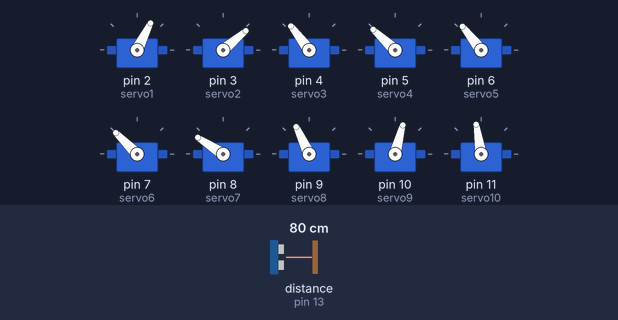
A sketch run on a simulated Arduino Uno, built with avr-gcc and run on an emulated ATmega328P. Shown: 10 × servo. The test bench sets the inputs (shaded band); at power-on: distance to the obstacle (sensor on pin 13) 80 cm. The echo pulse lasts 58.3 µs per cm.

Above: at 1.05 s.
At 1.45 s:
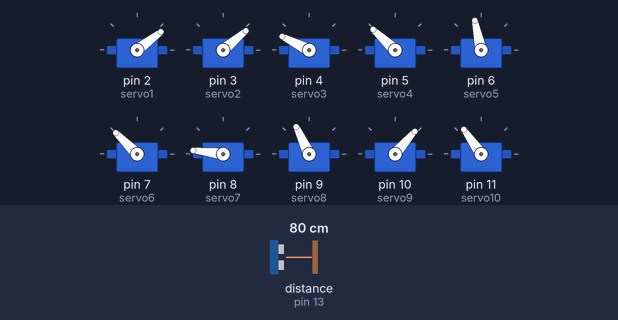
At 1.85 s:
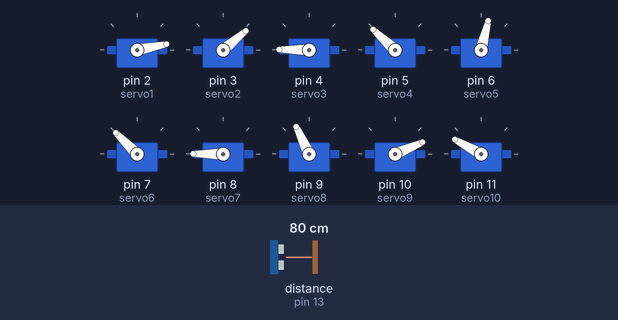
At 2.65 s:
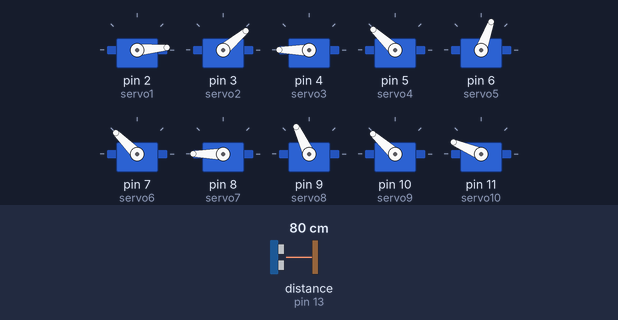
At 3.45 s:
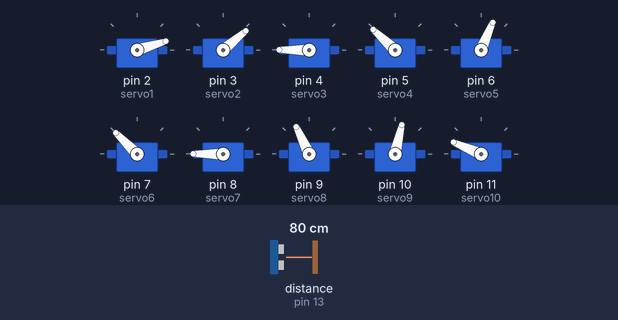
At 4.3 s:
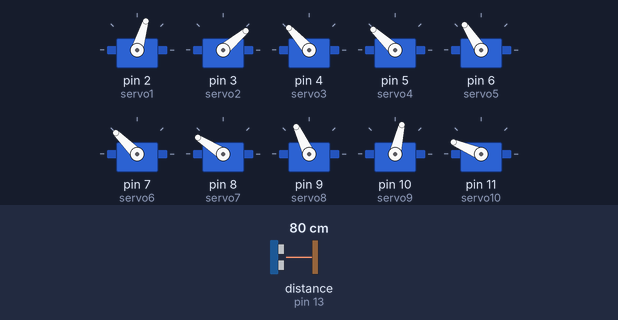
Timing chart, 0 to 8.6 s (numbered marks = the images above):
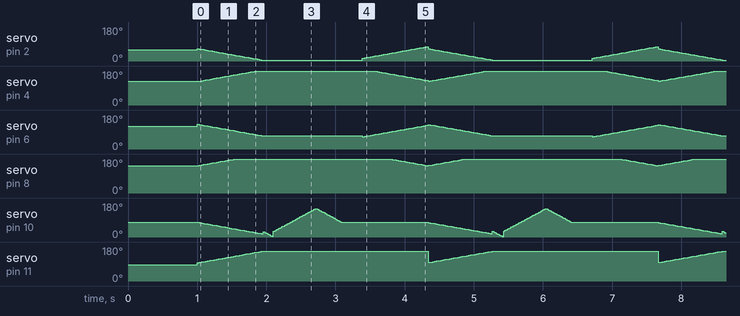

Measured:
- by itself, servo on pin 11 (servo10): ramps from 97° to 157° and jumps back, once every 3.3 s

The sketch:

gato.ino
```cpp
#include <Servo.h> //libreria de servo
#include <NewPing.h>// Incluye la librería para el sensor ultrasónico
Servo servo1; //
Servo servo2; //
Servo servo3; //
Servo servo4; //
Servo servo5; //
Servo servo6; //
Servo servo7; //
Servo servo8; //
Servo servo9; //
Servo servo10; //
Servo servo11; //

#define TRIGGER_PIN  12
#define ECHO_PIN     13
#define MAX_DISTANCE 20 // Define la distancia máxima para considerar un obstáculo (en centímetros)

int t = 500;
int t2 = 50;
int estado = 0;

// Inicializa el objeto NewPing
NewPing sonar(TRIGGER_PIN, ECHO_PIN, MAX_DISTANCE);

void setup()
{
Serial.begin(9600);
servo1.attach(2); //
servo2.attach(3); //
servo3.attach(4); //
servo4.attach(5); //
servo5.attach(6); //
servo6.attach(7); //
servo7.attach(8); //
servo8.attach(9); //
servo9.attach(10); //
servo10.attach(11); //
//servo11.attach(11); //

//Las posiciones iniciales
//* Pata posterior 1 *//
 servo1.write(60); // 170 - 138 - 90
 servo2.write(40); // 12 - 32 - 92
 //* Pata posterior 2 *//
 servo3.write(125); // 40- 137 - 114
 servo4.write(137); // 40 - 90 - 130
 //* Pata delantera 3 *//
 servo5.write(120); //60 - 113 - 130
 servo6.write(135); //100 - 60 - 20
 //* Pata delantera 4 *//
 servo7.write(145); //70 - 106 - 143
 servo8.write(115); //146 - 110 - 40
 //** Cabeza *//
 servo9.write(77); //146 - 110 - 40
 servo10.write(87); //146 - 110 - 40
 //**  Cola */
servo11.write(77); //146 - 110 - 40

delay(1000);
}

void loop()
{
      //Delante1();
      //Posinicial();
      //girarCabeza();
      //Agachar();
      AgacharAtras();
      //MoverCola();
   int distance = sonar.ping_cm();
          // Comprueba si hay un obstáculo dentro del rango
  if (distance < MAX_DISTANCE) {
    // Si hay un obstáculo, detiene el robot
    detener();
  } else {
    // Si no hay obstáculo, avanza
    Delante1();
  }
}

void Delante1()
{
  //*   izq *//
  servo9.write(40);  //horizontal
  servo10.write(80);  //horizontal
  delay(5);

  //* Pata delantera 3 *//
  servo5.write(170);  //
  delay(t2);
  servo6.write(50);  //
  delay(t2);
  servo5.write(80);  //
  delay(t2);
  //* Pata delantera 4 *//
  servo7.write(150);  //
  delay(t2);
  servo8.write(85);  //
  delay(t2);
  //* Pata posterior 2 *//
  servo4.write(157);  //
  delay(t2);
  servo3.write(115);  //
  delay(t2);
  //* Pata posterior 1 *//
  servo2.write(50);  //femor
  delay(t2);
  servo1.write(45);  //rodilla
  delay(150);
  //* der *//
  servo9.write(120);  //horizontal
  delay(5);

  //* Pata delantera 4 *//
  servo7.write(80);  //
  delay(t2);
  servo8.write(180);  //
  delay(t2);
  servo7.write(180);  //
  delay(t2);
  //* Pata delantera 3 *//
  servo5.write(130);  //
  delay(t2);
  servo6.write(170);  //
  delay(t2);
  //* Pata posterior 2 *//
  servo3.write(125);  //
  delay(t2);
  servo4.write(117);  //
  delay(t2);
  //* Pata posterior 1 *//
  servo1.write(55);  //femor
  delay(t2);
  servo2.write(10);  //rodilla
  delay(150);
  // Obtiene la distancia medida por el sensor ultrasónico
  int distancia = sonar.ping_cm();
}

void Posinicial()
{
 //* Pata posterior 1 *//
 servo1.write(60); // 170 - 138 - 90
 servo2.write(40); // 12 - 32 - 92
 //* Pata posterior 2 *//
 servo3.write(125); // 40- 137 - 114
 servo4.write(137); // 40 - 90 - 130
 //* Pata delantera 3 *//
 servo5.write(120); //60 - 113 - 130
 servo6.write(135); //100 - 60 - 20
 //* Pata delantera 4 *//
 servo7.write(145); //70 - 106 - 143
 servo8.write(115); //146 - 110 - 40
 //** Cabeza *//
 servo9.write(77); //146 - 110 - 40
 servo10.write(87); //146 - 110 - 40
}

void detener() {
 //* Pata posterior 1 *//
 servo1.write(60); // 170 - 138 - 90
 servo2.write(40); // 12 - 32 - 92
 //* Pata posterior 2 *//
 servo3.write(125); // 40- 137 - 114
 servo4.write(137); // 40 - 90 - 130
 //* Pata delantera 3 *//
 servo5.write(120); //60 - 113 - 130
 servo6.write(135); //100 - 60 - 20
 //* Pata delantera 4 *//
 servo7.write(145); //70 - 106 - 143
 servo8.write(115); //146 - 110 - 40
 //** Cabeza *//
 servo9.write(77); //146 - 110 - 40
 servo10.write(87); //146 - 110 - 40
}

void Agachar()
{
 for (int x = 0; x <= 50; x++)
 {
  //** Cabeza *//
  servo9.write(77 - x); //146 - 110 - 40
  servo10.write(97 - x); //146 - 110 - 40

  //* Pata posterior 1 *//
  servo1.write(65 - x); // r
  //* Pata posterior 2 *//
  servo3.write(125 + x); // 40- 137 - 114
  //* Pata delantera 3 *//
  servo5.write(120 + x); // 60 - 113 - 130
  //* Pata delantera 4 *//
  servo7.write(145 - x); // 70 - 106 - 143
  delay(15);
 }
 for (int x = 0; x <= 50; x++)
 {
  //** Cabeza *//
  //servo9.write(27 + x); //146 - 110 - 40
  servo10.write(47 + x); //146 - 110 - 40

  //* Pata posterior 1 *//
  servo1.write(15 + x); // r
  //* Pata posterior 2 *//
  servo3.write(175 - x); // 40- 137 - 114
  //* Pata delantera 3 *//
  servo5.write(170 - x); // 60 - 113 - 130
  //* Pata delantera 4 *//
  servo7.write(95 + x); // 70 - 106 - 143
  delay(15);
  }
}

void AgacharAtras()
{
 for (int x = 0; x <= 60; x++)
 {
  //** Cabeza *//
  servo9.write(77 - x); //146 - 110 - 40
  servo10.write(97 + x); //146 - 110 - 40

  //* Pata posterior 1 *//
  servo1.write(65 - x); // r
  //* Pata posterior 2 *//
  servo3.write(125 + x); // 40- 137 - 114
  //* Pata delantera 3 *//
  servo5.write(130 - x); // 60 - 113 - 130
  //* Pata delantera 4 *//
  servo7.write(145 + x); // 70 - 106 - 143
  delay(15);
  }
  //** Cabeza *//
  for (int x = 30; x >= 0; x--)
 {
  servo9.write(x);   //horizontal
  delay(5);
 }
 for (int x = 30; x <= 150; x++)
 {
  servo9.write(x);   //horizontal
  delay(5);
 }
 for (int x = 150; x >= 77; x--)
 {
  servo9.write(x);   //horizontal
  delay(5);
  //********//
 }
 delay(300);
 for (int x = 0; x <= 60; x++)
 {
  //   servo9.writw(27+x);   //146 - 110 - 40
  //   servo10.writw(47+x);   //146 - 110 - 40
  //* Pata posterior 1 *//
  servo1.write(15 + x); // r
  //* Pata posterior 2 *//
  servo3.write(190 - x); // 40- 137 - 114
  //* Pata delantera 3 *//
  servo5.write(65 + x); // 60 - 113 - 130
  //* Pata delantera 4 *//
  servo7.write(205 - x); // 70 - 106 - 143
  delay(15);
 }
}
```
